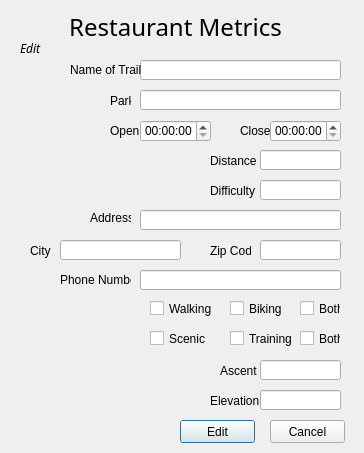
<?xml version="1.0" encoding="UTF-8"?>
<ui version="4.0">
 <class>editHikes</class>
 <widget class="QDialog" name="editHikes">
  <property name="geometry">
   <rect>
    <x>0</x>
    <y>0</y>
    <width>364</width>
    <height>453</height>
   </rect>
  </property>
  <property name="windowTitle">
   <string>Dialog</string>
  </property>
  <widget class="QLabel" name="title">
   <property name="geometry">
    <rect>
     <x>10</x>
     <y>10</y>
     <width>331</width>
     <height>31</height>
    </rect>
   </property>
   <property name="font">
    <font>
     <family>Showcard Gothic</family>
     <pointsize>18</pointsize>
     <underline>false</underline>
    </font>
   </property>
   <property name="text">
    <string>Restaurant Metrics</string>
   </property>
   <property name="textFormat">
    <enum>Qt::RichText</enum>
   </property>
   <property name="alignment">
    <set>Qt::AlignCenter</set>
   </property>
   <property name="wordWrap">
    <bool>false</bool>
   </property>
  </widget>
  <widget class="QLineEdit" name="name">
   <property name="geometry">
    <rect>
     <x>140</x>
     <y>60</y>
     <width>201</width>
     <height>20</height>
    </rect>
   </property>
  </widget>
  <widget class="QLineEdit" name="park">
   <property name="geometry">
    <rect>
     <x>140</x>
     <y>90</y>
     <width>201</width>
     <height>20</height>
    </rect>
   </property>
  </widget>
  <widget class="QLineEdit" name="distance">
   <property name="geometry">
    <rect>
     <x>260</x>
     <y>150</y>
     <width>81</width>
     <height>20</height>
    </rect>
   </property>
  </widget>
  <widget class="QLineEdit" name="difficulty">
   <property name="geometry">
    <rect>
     <x>260</x>
     <y>180</y>
     <width>81</width>
     <height>20</height>
    </rect>
   </property>
  </widget>
  <widget class="QLineEdit" name="address">
   <property name="geometry">
    <rect>
     <x>140</x>
     <y>210</y>
     <width>201</width>
     <height>20</height>
    </rect>
   </property>
  </widget>
  <widget class="QLineEdit" name="city">
   <property name="geometry">
    <rect>
     <x>60</x>
     <y>240</y>
     <width>121</width>
     <height>20</height>
    </rect>
   </property>
  </widget>
  <widget class="QLineEdit" name="zipcode">
   <property name="geometry">
    <rect>
     <x>260</x>
     <y>240</y>
     <width>81</width>
     <height>20</height>
    </rect>
   </property>
  </widget>
  <widget class="QLineEdit" name="phoneNum">
   <property name="geometry">
    <rect>
     <x>140</x>
     <y>270</y>
     <width>201</width>
     <height>20</height>
    </rect>
   </property>
  </widget>
  <widget class="QPushButton" name="edit">
   <property name="geometry">
    <rect>
     <x>180</x>
     <y>420</y>
     <width>75</width>
     <height>23</height>
    </rect>
   </property>
   <property name="text">
    <string>Edit</string>
   </property>
  </widget>
  <widget class="QPushButton" name="pushButton_2">
   <property name="geometry">
    <rect>
     <x>270</x>
     <y>420</y>
     <width>75</width>
     <height>23</height>
    </rect>
   </property>
   <property name="text">
    <string>Cancel</string>
   </property>
  </widget>
  <widget class="QLabel" name="label">
   <property name="geometry">
    <rect>
     <x>70</x>
     <y>60</y>
     <width>71</width>
     <height>20</height>
    </rect>
   </property>
   <property name="text">
    <string>Name of Trail</string>
   </property>
  </widget>
  <widget class="QLabel" name="label_2">
   <property name="geometry">
    <rect>
     <x>110</x>
     <y>90</y>
     <width>21</width>
     <height>21</height>
    </rect>
   </property>
   <property name="text">
    <string>Park</string>
   </property>
  </widget>
  <widget class="QTimeEdit" name="openTime">
   <property name="geometry">
    <rect>
     <x>140</x>
     <y>120</y>
     <width>71</width>
     <height>22</height>
    </rect>
   </property>
  </widget>
  <widget class="QTimeEdit" name="closeTime">
   <property name="geometry">
    <rect>
     <x>270</x>
     <y>120</y>
     <width>71</width>
     <height>22</height>
    </rect>
   </property>
  </widget>
  <widget class="QLabel" name="label_3">
   <property name="geometry">
    <rect>
     <x>240</x>
     <y>120</y>
     <width>31</width>
     <height>21</height>
    </rect>
   </property>
   <property name="text">
    <string>Close</string>
   </property>
  </widget>
  <widget class="QLabel" name="label_4">
   <property name="geometry">
    <rect>
     <x>110</x>
     <y>120</y>
     <width>31</width>
     <height>21</height>
    </rect>
   </property>
   <property name="text">
    <string>Open</string>
   </property>
  </widget>
  <widget class="QLabel" name="label_5">
   <property name="geometry">
    <rect>
     <x>210</x>
     <y>150</y>
     <width>47</width>
     <height>21</height>
    </rect>
   </property>
   <property name="text">
    <string>Distance</string>
   </property>
  </widget>
  <widget class="QLabel" name="label_6">
   <property name="geometry">
    <rect>
     <x>210</x>
     <y>180</y>
     <width>47</width>
     <height>21</height>
    </rect>
   </property>
   <property name="text">
    <string>Difficulty</string>
   </property>
  </widget>
  <widget class="QLabel" name="label_7">
   <property name="geometry">
    <rect>
     <x>90</x>
     <y>210</y>
     <width>41</width>
     <height>16</height>
    </rect>
   </property>
   <property name="text">
    <string>Address</string>
   </property>
  </widget>
  <widget class="QLabel" name="label_8">
   <property name="geometry">
    <rect>
     <x>30</x>
     <y>240</y>
     <width>21</width>
     <height>21</height>
    </rect>
   </property>
   <property name="text">
    <string>City</string>
   </property>
  </widget>
  <widget class="QLabel" name="label_9">
   <property name="geometry">
    <rect>
     <x>210</x>
     <y>240</y>
     <width>41</width>
     <height>21</height>
    </rect>
   </property>
   <property name="text">
    <string>Zip Code</string>
   </property>
  </widget>
  <widget class="QLabel" name="label_10">
   <property name="geometry">
    <rect>
     <x>60</x>
     <y>270</y>
     <width>71</width>
     <height>20</height>
    </rect>
   </property>
   <property name="text">
    <string>Phone Number</string>
   </property>
  </widget>
  <widget class="QCheckBox" name="walking">
   <property name="geometry">
    <rect>
     <x>150</x>
     <y>300</y>
     <width>70</width>
     <height>17</height>
    </rect>
   </property>
   <property name="text">
    <string>Walking</string>
   </property>
  </widget>
  <widget class="QCheckBox" name="biking">
   <property name="geometry">
    <rect>
     <x>230</x>
     <y>300</y>
     <width>70</width>
     <height>17</height>
    </rect>
   </property>
   <property name="text">
    <string>Biking</string>
   </property>
  </widget>
  <widget class="QCheckBox" name="both1">
   <property name="geometry">
    <rect>
     <x>300</x>
     <y>300</y>
     <width>41</width>
     <height>17</height>
    </rect>
   </property>
   <property name="text">
    <string>Both</string>
   </property>
  </widget>
  <widget class="QCheckBox" name="scenic">
   <property name="geometry">
    <rect>
     <x>150</x>
     <y>330</y>
     <width>70</width>
     <height>17</height>
    </rect>
   </property>
   <property name="text">
    <string>Scenic</string>
   </property>
  </widget>
  <widget class="QCheckBox" name="both2">
   <property name="geometry">
    <rect>
     <x>300</x>
     <y>330</y>
     <width>41</width>
     <height>17</height>
    </rect>
   </property>
   <property name="text">
    <string>Both</string>
   </property>
  </widget>
  <widget class="QCheckBox" name="training">
   <property name="geometry">
    <rect>
     <x>230</x>
     <y>330</y>
     <width>70</width>
     <height>17</height>
    </rect>
   </property>
   <property name="text">
    <string>Training</string>
   </property>
  </widget>
  <widget class="QLabel" name="label_11">
   <property name="geometry">
    <rect>
     <x>20</x>
     <y>40</y>
     <width>61</width>
     <height>16</height>
    </rect>
   </property>
   <property name="font">
    <font>
     <family>Lucida Sans</family>
     <italic>true</italic>
    </font>
   </property>
   <property name="text">
    <string>Edit</string>
   </property>
  </widget>
  <widget class="QLabel" name="errorMesg">
   <property name="geometry">
    <rect>
     <x>140</x>
     <y>20</y>
     <width>211</width>
     <height>16</height>
    </rect>
   </property>
   <property name="text">
    <string/>
   </property>
   <property name="alignment">
    <set>Qt::AlignLeading|Qt::AlignLeft|Qt::AlignVCenter</set>
   </property>
  </widget>
  <widget class="QLineEdit" name="ascent">
   <property name="geometry">
    <rect>
     <x>260</x>
     <y>360</y>
     <width>81</width>
     <height>20</height>
    </rect>
   </property>
  </widget>
  <widget class="QLabel" name="label_12">
   <property name="geometry">
    <rect>
     <x>220</x>
     <y>360</y>
     <width>41</width>
     <height>21</height>
    </rect>
   </property>
   <property name="text">
    <string>Ascent</string>
   </property>
  </widget>
  <widget class="QLabel" name="label_13">
   <property name="geometry">
    <rect>
     <x>210</x>
     <y>390</y>
     <width>51</width>
     <height>21</height>
    </rect>
   </property>
   <property name="text">
    <string>Elevation</string>
   </property>
  </widget>
  <widget class="QLineEdit" name="elevation">
   <property name="geometry">
    <rect>
     <x>260</x>
     <y>390</y>
     <width>81</width>
     <height>20</height>
    </rect>
   </property>
  </widget>
 </widget>
 <resources/>
 <connections/>
</ui>
